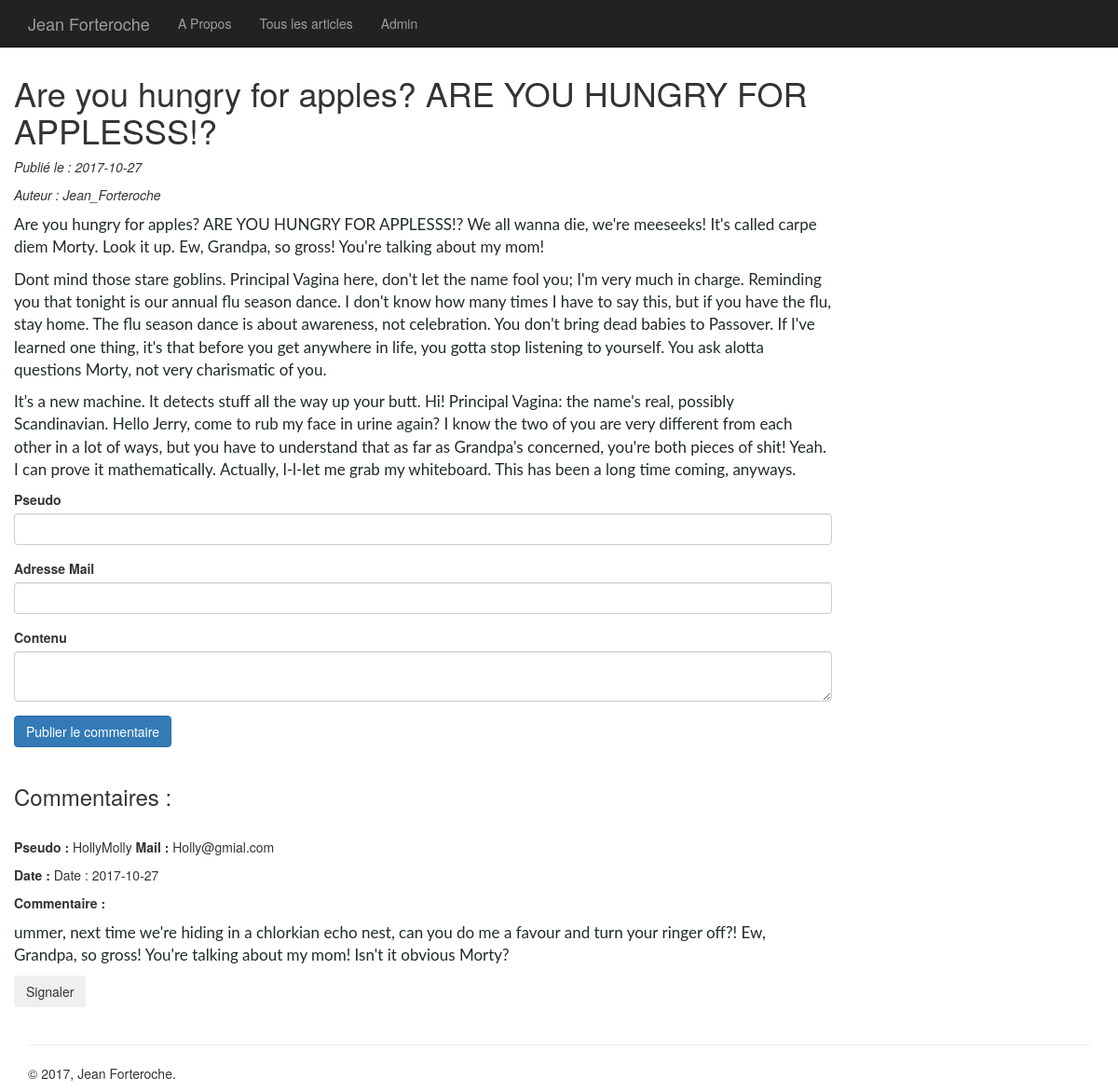
Screenshot of /Projet3/public/index.php?p=article&id=29 with the database file from the repository.
### tables this page shows
CREATE TABLE `articles` (
  `id` int(11) NOT NULL,
  `etat` int(11) NOT NULL DEFAULT '1',
  `titre` varchar(255) NOT NULL,
  `contenu` text NOT NULL,
  `dateAjout` date NOT NULL,
  `auteur` int(11) NOT NULL DEFAULT '1',
  `dateModif` date DEFAULT NULL
);

CREATE TABLE `users` (
  `id` int(11) NOT NULL,
  `pseudo` varchar(255) NOT NULL,
  `nom` varchar(255) NOT NULL,
  `prénom` varchar(255) NOT NULL,
  `mail` varchar(255) NOT NULL,
  `mdp` varchar(255) NOT NULL
);

CREATE TABLE `commentaires` (
  `id` int(11) NOT NULL,
  `article` int(11) NOT NULL,
  `pseudo` varchar(255) NOT NULL,
  `mail` varchar(255) NOT NULL,
  `contenu` text NOT NULL,
  `etat` int(11) NOT NULL DEFAULT '1',
  `date` date NOT NULL
);

### Projet3/core/Controller/Controller.php (called while the page is built, shortened)
<?php
class Controller
{
  protected $viewPath;
  protected function render($view, $variables = [])
  {
    extract($variables);
    require($this->viewPath . str_replace('.', '/', $view) . '.php');
  }
}
 ?>

### Projet3/app/Controller/ArticlesController.php (called while the page is built, shortened)
<?php
class ArticlesController extends AppController
{
  public function show()
  {
    $article = $this->Article->find($_GET['id']);
    $commentaires = $this->Commentaire->comments($_GET['id']);
    $form = new \Core\HTML\BootstrapForm();
    $this->render('articles.article', compact('article', 'form', 'commentaires'));
  }
}
 ?>

### Projet3/core/Table/Table.php (called while the page is built, shortened)
<?php
class Table
{
  protected $db;
  public function __construct(\Core\Database\Database $db)
    {
      $this->db = $db;
    }
   public function query($statement, $attributes = null, $one = false)
   {
     if ($attributes)
     {
       return $this->db->prepare($statement, $attributes, str_replace('Table', 'Entity', get_class($this)), $one);
     }
     else
     {
      return $this->db->query($statement, str_replace('Table', 'Entity', get_class($this)), $one);
     }
   }
   public function find($id)
   {
     return $this->query('SELECT articles.id, articles.titre, articles.auteur, articles.etat, articles.contenu, articles.dateAjout, articles.dateModif, users.pseudo
     FROM articles
     INNER JOIN users ON articles.auteur = users.id
     WHERE articles.id = ?', [$id], true);
   }
}
 ?>

### Projet3/core/Database/MysqlDatabase.php (called while the page is built, shortened)
<?php
class MysqlDatabase extends Database
{
  private $db_name,
          $db_user,
          $db_pass,
          $db_host,
          $pdo;
  public function __construct($db_name, $db_user = 'root', $db_pass = '', $db_host = 'localhost')
  {
    $this->db_name = $db_name;
    $this->db_user = $db_user;
    $this->db_pass = $db_pass;
    $this->db_host = $db_host;
  }
  private function getPDO()
  {
    if ($this->pdo === null)
    {
      $pdo = new PDO('mysql:dbname=' . $this->db_name . ';host=' . $this->db_host, $this->db_user, $this->db_pass);
      $pdo->setAttribute(PDO::ATTR_ERRMODE, PDO::ERRMODE_EXCEPTION);
      $this->pdo = $pdo;
    }
    return $this->pdo;
  }
  public function prepare($statement, $attributes, $class_name = null, $one = false)
  {
      $req = $this->getPDO()->prepare($statement);
      $exec = $req->execute($attributes);
      if (is_null($class_name))
      {
        $req->setFetchMode(PDO::FETCH_OBJ);
      }
      else
      {
       $req->setFetchMode(PDO::FETCH_CLASS, $class_name);
      }
      if ($one)
      {
        $datas = $req->fetch();
      }
      else
      {
        $datas = $req->fetchAll();
      }
      return $datas;
  }
}
 ?>

### Projet3/app/Autoloader.php (called while the page is built, shortened)
<?php
class Autoloader
{
  static function autoload($class)
  {
    if (strpos($class, __NAMESPACE__ . '\\') === 0)
    {
      $class = str_replace(__NAMESPACE__ . '\\', '', $class);
      $class = str_replace('\\', '/', $class);
    }
  }
}
 ?>

### Projet3/core/Autoloader.php (called while the page is built, shortened)
<?php
class Autoloader
{
  static function autoload($class)
  {
    if (strpos($class, __NAMESPACE__ . '\\') === 0)
    {
      $class = str_replace(__NAMESPACE__ . '\\', '', $class);
      $class = str_replace('\\', '/', $class);
    }
  }
}
 ?>

### Projet3/app/Table/CommentaireTable.php (called while the page is built, shortened)
<?php
class CommentaireTable extends Table
{
   public function comments($id)
   {
     return $this->query('SELECT commentaires.id, commentaires.pseudo, commentaires.mail, commentaires.contenu, commentaires.date
    FROM commentaires
    INNER JOIN articles ON articles.id = commentaires.article #\'commentaire.article\' est l\'id de l\'article auquel fait reference le commentaire*/
    WHERE articles.id= ? AND commentaires.etat != 3 ORDER BY id DESC', [$id]);
   }
}
 ?>

### Projet3/app/Views/articles/article.php (the view, shortened to what this page needs)
<h1><?= $article->titre; ?></h1>
<p><em>Publié le : <?= $article->dateAjout; ?></em></p>
<p><em>Auteur : <?= $article->pseudo; ?></em></p>
<p><?= $article->contenu; ?></p>
<div class="form-group">
<form method="post">
<?= $form->input('pseudo', 'Pseudo');  ?>
<?= $form->input('mail', 'Adresse Mail');  ?>
<?= $form->input('contenu', 'Contenu', ['type' => 'textarea']);  ?>
<button class="btn btn-primary" >Publier le commentaire</button>
</form>
</div>
<h3>Commentaires :</h3>
<?php if ($commentaires != null): ?>
<?php foreach($commentaires as $commentaire):  ?>
<p> <strong> Pseudo : </strong><?= $commentaire->pseudo; ?><strong> Mail : </strong><?= $commentaire->mail; ?></p>
<p><strong>Date : </strong>Date : <?= $commentaire->date; ?></p>
<p><strong>Commentaire : </strong><?= $commentaire->contenu; ?></p>
<form action="/index.php?p=report" method="post">
<button class="btn btn-secondary" >Signaler</button>
</form>
<?php endforeach; ?>
<?php else: ?>
<h3>Pas de commentaires, soyez le premier à en poster un !</h3>
</br>
<?php endif; ?>

### Projet3/app/Views/templates/allarticles.php (style rules this page uses)
body { padding-top: 60px; }

### rows the page displays
articles: titre "Are you hungry for apples? ARE YOU HUNGRY FOR APPLESSS!?", dateAjout "2017-10-27", auteur.pseudo "Jean_Forteroche", contenu "Are you hungry for apples? ARE YOU HUNGRY FOR APPLESSS!? We all wanna die, we're meeseeks! It's called carpe diem Morty. Look it up. Ew, Grandpa, so gross! You're talking about my mom! Dont mind those stare goblins. Principal Vagina here, don't let the name fool you; I'm very much in charge. Reminding you that tonight is our annual flu season dance. I don't know how many times I have to say this, but if you have the flu, stay home. The flu season dance is about awareness, not celebration. You don't bring dead babies to Passover. If I've learned one thing, it's that before you get anywhere in life, you gotta stop listening to yourself. You ask alotta questions Morty, not very charismatic of…"
commentaires: pseudo "HollyMolly", mail "Holly@gmial.com", date "2017-10-27", contenu "ummer, next time we're hiding in a chlorkian echo nest, can you do me a favour and turn your ringer off?! Ew, Grandpa, so gross! You're talking about my mom! Isn't it obvious Morty?"

### other values shown
$label "Pseudo Adresse Mail Contenu"
